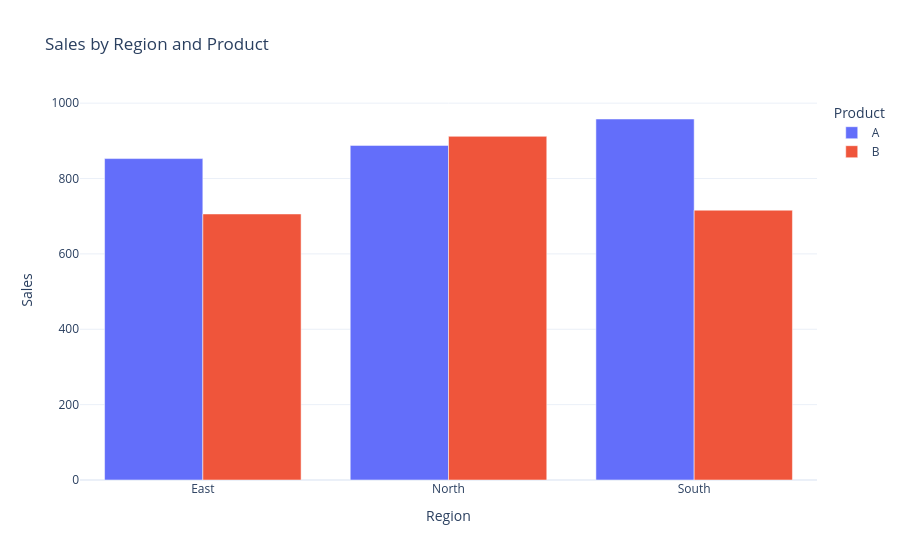

Write notebook code for a chart like this one.
### Code cell
fig = px.bar(
    region_product_sales,
    x="region",
    y="sales",
    color="product",
    barmode="group",
    title="Sales by Region and Product")

fig.update_layout(
    xaxis_title="Region",
    yaxis_title="Sales",
    legend_title="Product"
)

fig.show()

### Figure 1 — Plotly figure (JSON) as saved in the notebook; plotly's stock layout.template omitted (floating-point values rounded to 4 significant figures)
{"data": [{"alignmentgroup": "True", "hovertemplate": "product=A<br>region=%{x}<br>sales=%{y}<extra></extra>", "legendgroup": "A", "marker": {"color": "#636efa", "pattern": {"shape": ""}}, "name": "A", "offsetgroup": "A", "orientation": "v", "showlegend": true, "textposition": "auto", "type": "bar", "x": ["East", "North", "South"], "xaxis": "x", "y": [853, 888, 958], "yaxis": "y"}, {"alignmentgroup": "True", "hovertemplate": "product=B<br>region=%{x}<br>sales=%{y}<extra></extra>", "legendgroup": "B", "marker": {"color": "#EF553B", "pattern": {"shape": ""}}, "name": "B", "offsetgroup": "B", "orientation": "v", "showlegend": true, "textposition": "auto", "type": "bar", "x": ["East", "North", "South"], "xaxis": "x", "y": [706, 912, 716], "yaxis": "y"}], "layout": {"barmode": "group", "legend": {"title": {"text": "Product"}, "tracegroupgap": 0}, "title": {"text": "Sales by Region and Product"}, "xaxis": {"anchor": "y", "domain": [0, 1], "title": {"text": "Region"}}, "yaxis": {"anchor": "x", "domain": [0, 1], "title": {"text": "Sales"}}}}
